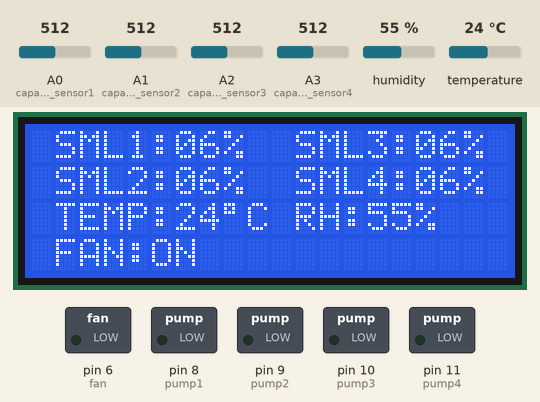
Recording of a sketch running on a simulated Arduino Uno, built with avr-gcc and run on an emulated ATmega328P. Parts: 20×4 character LCD, switched loads named in the sketch (green lamp = pin HIGH). Inputs (shaded band) come from the test bench; at power-on: temperature 24 °C, A0 (capacitive_sensor1) = 512, A1 (capacitive_sensor2) = 512, A2 (capacitive_sensor3) = 512, A3 (capacitive_sensor4) = 512, humidity 55 %. The modem accepts every AT command (registered, SIM ready, sends succeed) and sends nothing else; what the sketch prints to the serial monitor is not drawn.

Above: at 7.5 s.
7.6 s: temperature set to 26 °C
At 13.1 s:
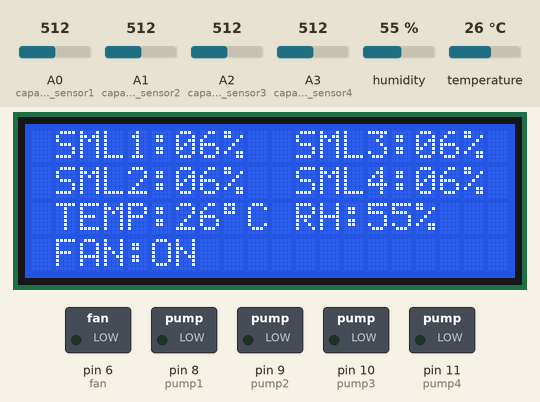
14.2 s: temperature set to 29 °C
At 19.4 s:
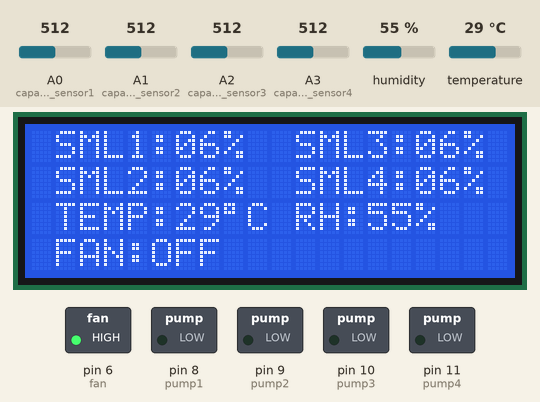
At 26.8 s:
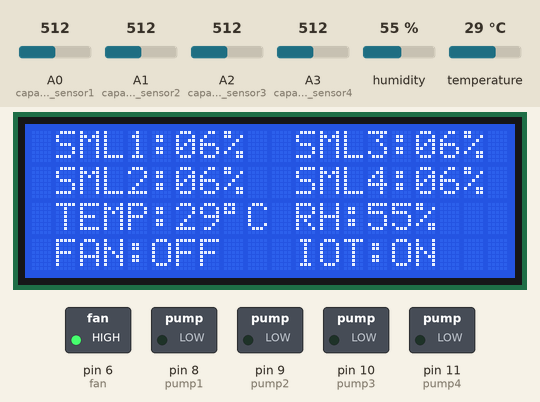
Timing chart, 0 to 28.3 s (numbered marks = the images above; inputs shaded):
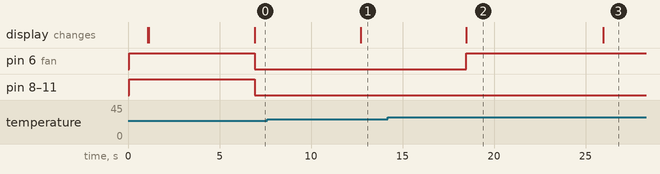

Measured:
- the behaviour switches between 27 and 28 °C on temperature (found by bisection; images 1 and 2)
- after the input at 7.6 s, the display: changes after 5.1 s (image 1)
- after the input at 14.2 s, pin 6 (fan): LOW → HIGH after 4.3 s; the display: changes after 4.3 s (image 2)
- what the display in image 2 shows lasts 7.5 s, from 18.5 s to 26.0 s

The sketch:

self-adaptive-with-esp.ino
```cpp
#include <DHT11.h>
#include <Wire.h>
#include <LiquidCrystal_I2C.h>
#include <SoftwareSerial.h>

#define RX 2 // TX of ESP8266 connected to Arduino pin 2
#define TX 3 // RX of ESP8266 connected to Arduino pin 3

String WIFI_SSID = ""; // WIFI Name
String WIFI_PASS = ""; // WIFI Password
String API = ""; // Write API Key
String HOST = "api.thingspeak.com";
String PORT = "80";

bool isConnected = false; // Track ESP8266 WiFi connection state
SoftwareSerial esp8266(RX, TX);

LiquidCrystal_I2C lcd(0x27, 20, 4);

DHT11 dht11(5); // DHT & fan
int fan = 6;

int capacitive_sensor1 = A0; // Soil moisture sensor
int capacitive_sensor2 = A1;
int capacitive_sensor3 = A2;
int capacitive_sensor4 = A3;
int output_value1;
int output_value2;
int output_value3;
int output_value4;

int pump1 = 8; // Digital pins for pump
int pump2 = 9;
int pump3 = 10;
int pump4 = 11;
int threshold = 25; // Threshold for soil moisture to trigger pump
int temp_threshold = 28;

bool pump1_state = true; // HIGH = OFF, LOW = ON
bool pump2_state = true;
bool pump3_state = true;
bool pump4_state = true;

unsigned long lastDisplayUpdate = 0;
unsigned long lastThingSpeakUpdate = 0;

void setup() {
  Serial.begin(9600);
  esp8266.begin(9600);
  lcd.init();
  lcd.backlight();
  pinMode(capacitive_sensor1, INPUT);
  pinMode(capacitive_sensor2, INPUT);
  pinMode(capacitive_sensor3, INPUT);
  pinMode(capacitive_sensor4, INPUT);
  pinMode(pump1, OUTPUT);
  pinMode(pump2, OUTPUT);
  pinMode(pump3, OUTPUT);
  pinMode(pump4, OUTPUT);
  pinMode(fan, OUTPUT);
  digitalWrite(pump1, HIGH); // Pumps OFF
  digitalWrite(pump2, HIGH);
  digitalWrite(pump3, HIGH);
  digitalWrite(pump4, HIGH);
  digitalWrite(fan, HIGH); // Fan OFF
  delay(1000);

  lcd.setCursor(3, 1);
  lcd.print("The system is");
  lcd.setCursor(4, 2);
  lcd.print("starting...");
  Serial.println("\nThe system is starting...");
  sendCommand("AT", 5, "OK");
  sendCommand("AT+CWMODE=1", 5, "OK");
  connectWiFi();
  lcd.clear();
}

void loop() {
  checkConnection(); // Check WiFi connection status

  int temperature = 0;
  int humidity = 0;
  int result = dht11.readTemperatureHumidity(temperature, humidity);

  output_value1 = map(analogRead(capacitive_sensor1), 550, 0, 0, 100);
  output_value2 = map(analogRead(capacitive_sensor2), 550, 0, 0, 100);
  output_value3 = map(analogRead(capacitive_sensor3), 550, 0, 0, 100);
  output_value4 = map(analogRead(capacitive_sensor4), 550, 0, 0, 100);
  unsigned long currentMillis = millis();
  if (currentMillis - lastDisplayUpdate >= 5000) { // Update every 5 seconds
  lastDisplayUpdate = currentMillis;
  displaySoilMoistureLevels(temperature, humidity);   // Display soil moisture levels and temperature/humidity on LCD
  controlFan(temperature);
  controlPumps();
  }
  // Sending data to ThingSpeak
  if (currentMillis - lastThingSpeakUpdate >= 20000) { // Update data in thingspeak every 20 seconds
  lastThingSpeakUpdate = currentMillis;
  if (isConnected) {
    String getData = "GET /update?api_key=" + API + "&field1=" + String(temperature) + "&field2=" + String(humidity) + "&field3=" + String(output_value1) +  "&field4=" + String(output_value2) +
      "&field5=" + String(output_value3) + "&field6=" + String(output_value4);

    if (sendToThingSpeak(getData)) {
      Serial.println("✅ Data sent to ThingSpeak!");
      lcd.setCursor(11, 3);
      lcd.print("IOT:ON ");
    } else {
      Serial.println("❌ Error: Failed to send data to ThingSpeak.");
      lcd.setCursor(11, 3);
      lcd.print("IOT:OFF");
    }
    delay(30000);
  }
  }
}

// Display soil moisture and temperature data on the LCD
void displaySoilMoistureLevels(int temperature, int humidity) {
  Serial.println("\n====================================");
  Serial.println("        SOIL MOISTURE LEVELS        ");
  Serial.println("====================================");
  Serial.println("           Sensor 1: " + String(output_value1) + "%");
  Serial.println("           Sensor 2: " + String(output_value2) + "%");
  Serial.println("           Sensor 3: " + String(output_value3) + "%");
  Serial.println("           Sensor 4: " + String(output_value4) + "%");
  Serial.println("====================================");

  lcd.setCursor(1, 0);
  lcd.print("SML1:");
  if (output_value1 < 10) { lcd.print("0"); }
  lcd.print(output_value1);
  lcd.print("%");

  lcd.setCursor(1, 1);
  lcd.print("SML2:");
  if (output_value2 < 10) { lcd.print("0"); }
  lcd.print(output_value2);
  lcd.print("%");

  lcd.setCursor(11,0);
  lcd.print("SML3:");
  if (output_value3 < 10) {
  lcd.print("0");
  }
  lcd.print(output_value3);
  lcd.print("%");

  lcd.setCursor(11,1);
  lcd.print("SML4:");
  if (output_value4 < 10) {
  lcd.print("0");
  }
  lcd.print(output_value4);
  lcd.print("%");

  lcd.setCursor(1, 2);
  lcd.print("TEMP:" + String(temperature) + (char)223 + "C");
  lcd.setCursor(11, 2);
  lcd.print("RH:" + String(humidity) + "%");
}

// Control the fan based on temperature
void controlFan(int temperature) {
  lcd.setCursor(1, 3);
  lcd.print("FAN:");
  if (temperature < temp_threshold) {
    digitalWrite(fan, LOW);
    lcd.print("ON");
    Serial.println("Fan ON");
  } else {
    digitalWrite(fan, HIGH);
    lcd.print("OFF");
    Serial.println("Fan OFF");
  }
}

void controlPumps() {
  bool new_pump1_state = (output_value1 >= threshold);
  bool new_pump2_state = (output_value2 >= threshold);
  bool new_pump3_state = (output_value3 >= threshold);
  bool new_pump4_state = (output_value4 >= threshold);

  if (new_pump1_state != pump1_state) {
    pump1_state = new_pump1_state;
    digitalWrite(pump1, pump1_state ? HIGH : LOW);
  }
  if (new_pump2_state != pump2_state) {
    pump2_state = new_pump2_state;
    digitalWrite(pump2, pump2_state ? HIGH : LOW);
  }
  if (new_pump3_state != pump3_state) {
    pump3_state = new_pump3_state;
    digitalWrite(pump3, pump3_state ? HIGH : LOW);
  }
  if (new_pump4_state != pump4_state) {
    pump4_state = new_pump4_state;
    digitalWrite(pump4, pump4_state ? HIGH : LOW);
  }
}

void connectWiFi() { // Function to connect to WiFi
  if (sendCommand("AT+CWJAP=\"" + WIFI_SSID + "\",\"" + WIFI_PASS + "\"", 20, "OK")) {
    Serial.println("✅ WiFi Connected!");
    isConnected = true;
  } else {
    Serial.println("❌ Error: WiFi connection failed.");
    isConnected = false;
  }
}

void checkConnection() { // Function to check if the ESP8266 is connected
  sendCommand("AT+CWJAP?", 5, "OK"); // Check connection status

  bool newConnectionState = !esp8266ResponseContains("No AP");

  if (newConnectionState != isConnected) {
    isConnected = newConnectionState;
    Serial.println(isConnected ? "✅ WiFi Connected!" : "❌ WiFi Disconnected!");
  }
}

bool sendToThingSpeak(String data) { // Function to send data to ThingSpeak
  if (!sendCommand("AT+CIPMUX=1", 5, "OK")) return false;
  if (!sendCommand("AT+CIPSTART=0,\"TCP\",\"" + HOST + "\"," + PORT, 15, "OK")) return false;
  if (!sendCommand("AT+CIPSEND=0," + String(data.length() + 4), 4, ">")) return false;

  esp8266.println(data);
  delay(1500);

  return sendCommand("AT+CIPCLOSE=0", 5, "OK");
}

bool sendCommand(String command, int maxTime, String expectedResponse) { // Function to send AT commands to the ESP8266
  esp8266.println(command);
  long startTime = millis();

  while (millis() - startTime < maxTime * 1000) {
    if (esp8266ResponseContains(expectedResponse)) {
      return true;
    }
  }
  return false; // Command failed
}

bool esp8266ResponseContains(String keyword) { // Function to check if ESP8266 response contains expected keyword
  String response = "";
  long startTime = millis();

  while (millis() - startTime < 5000) {
    while (esp8266.available()) {
      char c = esp8266.read();
      response += c;
    }
    if (response.indexOf(keyword) != -1) {
      return true;
    }
  }
  return false; // Response not found
}
```
